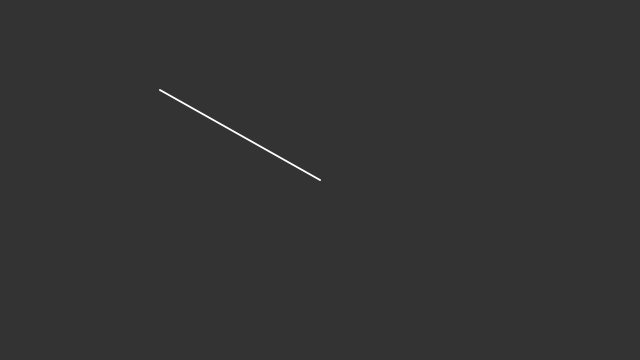
Frame 1 (no input)
Frame 60 (no input): identical to frame 1, image omitted
Frame 120 (the mouse pressed at the canvas centre since frame 60): blank canvas, image omitted

The p5.js sketch that drew this single still picture (run headless with seeded random() and noise() and a simulated clock; from frame 60 on, the mouse is pressed at the canvas centre):

// p5.js sketch
// ── sketch.js
//The Nature of Code
//Elvin Ciqueira
//natureofcode.com

function setup() {
  createCanvas(640, 360);
}

function draw() {
  background(51);

  let mouse = createVector(mouseX, mouseY); //Vector at the mouse location
  let center = createVector(width / 2, height / 2); //center of the window
  mouse.sub(center); //Vector subtraction

  //Multipliplying a vector. The vector is now half its original size (multiplied by 0.5)
  mouse.mult(0.5);

  //Draw a line to represent the vector
  translate(width / 2, height / 2);
  strokeWeight(2);
  stroke(255);
  line(0, 0, mouse.x, mouse.y);
}
